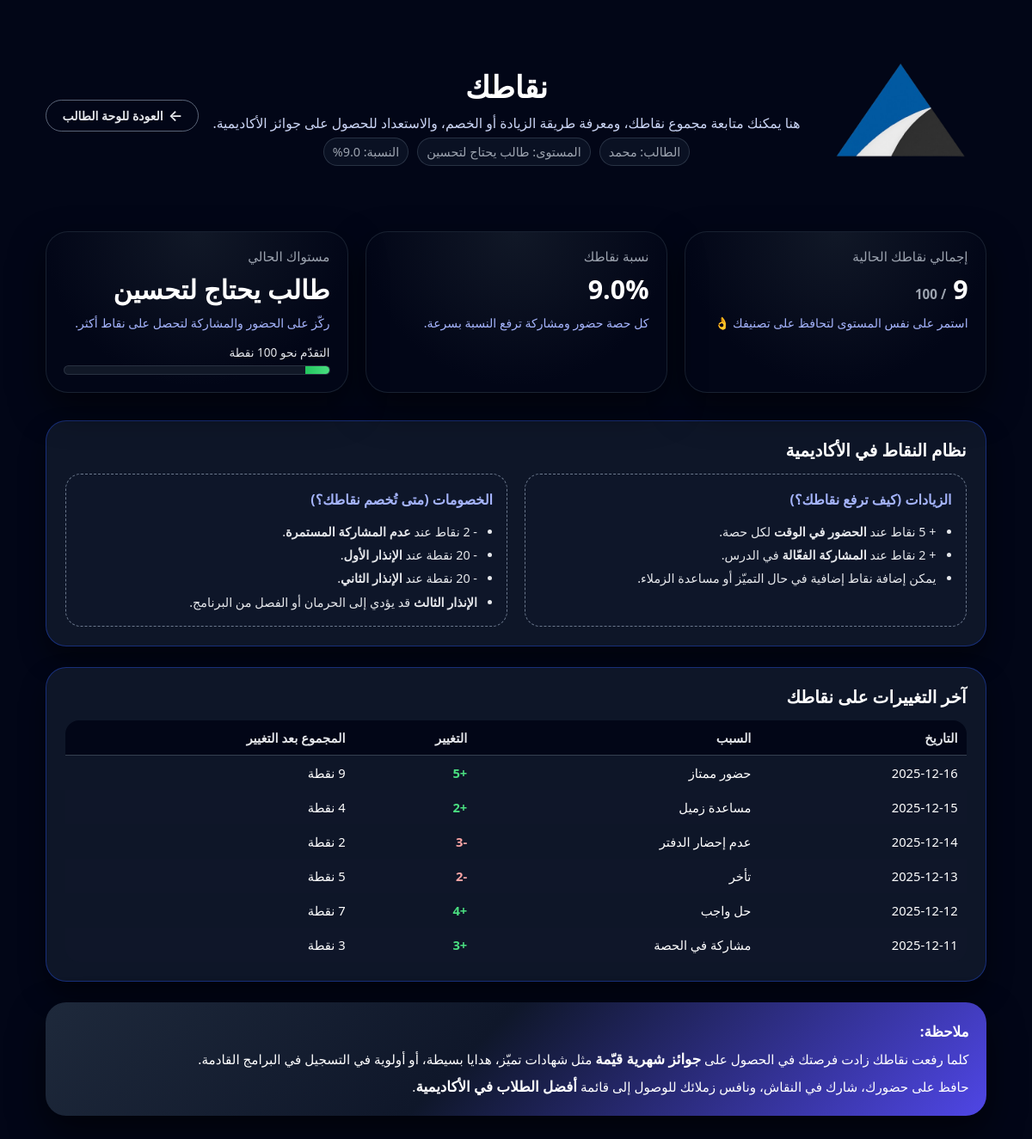
Screenshot of /student/points (signed in) with the database file from the repository.
### models.py (models this page shows)
class PointsMovement(Base):
    __tablename__ = "points_movements"
    id = Column(Integer, primary_key=True, index=True)
    student_id = Column(Integer, ForeignKey("students.id"), nullable=False)
    date = Column(Date, nullable=False)
    reason = Column(String, nullable=False)
    change = Column(Integer, nullable=False)
    total_after = Column(Integer, nullable=True)
    student = relationship("Student", back_populates="points")

### app.py (the view)
@app.route("/student/points")
@require_student
def student_points():
    user = session.get("user") or {}
    student_name = user.get("full_name") or user.get("username", "الطالب")
    student_id = user.get("student_id")
    db = SessionLocal()
    try:
        if not student_id:
            flash("لم يتم تحديد الطالب في الجلسة، أعد تسجيل الدخول.")
            return redirect(url_for("login"))
        moves = (
            db.query(PointsMovement)
            .filter(PointsMovement.student_id == student_id)
            .order_by(PointsMovement.date.desc(), PointsMovement.id.desc())
            .all()
        )
        total_points = (
            db.query(func.coalesce(func.sum(PointsMovement.change), 0))
            .filter(PointsMovement.student_id == student_id)
            .scalar()
        )
        max_points = 100
        percentage = round((total_points / max_points) * 100, 1) if max_points > 0 else 0
        if total_points >= 80:
            level = "طالب متميّز"
        elif total_points >= 50:
            level = "طالب نشيط"
        elif total_points > 0:
            level = "طالب يحتاج لتحسين"
        else:
            level = "لا توجد نقاط بعد"
        return render_template(
            "student_points.html",
            student_name=student_name,
            total_points=total_points,
            max_points=max_points,
            percentage=percentage,
            level=level,
            moves=moves,
        )
    finally:
        db.close()

### app.py (called while the page is built)
@app.teardown_appcontext
def remove_session(exception=None):
    SessionLocal.remove()

def require_student(f):
    @wraps(f)
    def wrapper(*args, **kwargs):
        user = session.get("user")
        if not user or user.get("role") != "student":
            return redirect(url_for("login"))
        return f(*args, **kwargs)
    return wrapper

### templates/student_points.html (shortened to what this page needs)
<!DOCTYPE html>
<html lang="ar" dir="rtl">
<head>
  <link rel="stylesheet" href="{{ url_for('static', filename='css/student_dashboard.css') }}">
</head>
<body>
<div class="points-wrapper">
  <header class="pts-header">
    <div class="pts-logo">
      <img src="{{ url_for('static', filename='assets/logoAA-removebg-preview.png') }}" alt="شعار أكاديمية التقدّم">
    </div>
    <div class="pts-header-center">
      <h1 class="pts-title">نقاطك</h1>
      <p class="pts-subtitle">
        هنا يمكنك متابعة مجموع نقاطك، ومعرفة طريقة الزيادة أو الخصم، والاستعداد للحصول على جوائز الأكاديمية.
      </p>
      <div class="pts-meta">
        <span>الطالب: {{ student_name }}</span>
        <span>المستوى: {{ level }}</span>
        <span>النسبة: {{ percentage }}%</span>
      </div>
    </div>
    <a href="{{ url_for('student_dashboard') }}" class="pts-back-btn">
      <span class="arrow">←</span>
      <span>العودة للوحة الطالب</span>
    </a>
  </header>
  <section class="pts-stats-row">
    <div class="pts-stat-card">
      <div class="pts-stat-label">إجمالي نقاطك الحالية</div>
      <div class="pts-stat-value">
        {{ total_points }} <small>/ {{ max_points }}</small>
      </div>
      <div class="pts-stat-helper">
        استمر على نفس المستوى لتحافظ على تصنيفك 👌
      </div>
    </div>
    <div class="pts-stat-card">
      <div class="pts-stat-label">نسبة نقاطك</div>
      <div class="pts-stat-value">
        {{ percentage }}%
      </div>
      <div class="pts-stat-helper">
        كل حصة حضور ومشاركة ترفع النسبة بسرعة.
      </div>
    </div>
    <div class="pts-stat-card">
      <div class="pts-stat-label">مستواك الحالي</div>
      <div class="pts-stat-value">
        {{ level }}
      </div>
      <div class="pts-stat-helper">
        ركّز على الحضور والمشاركة لتحصل على نقاط أكثر.
      </div>
      {% set safe_percent = percentage %}
      {% if safe_percent < 0 %}{% set safe_percent = 0 %}{% endif %}
      {% if safe_percent > 100 %}{% set safe_percent = 100 %}{% endif %}
      <div class="pts-progress-wrapper">
        <div class="pts-progress-label">التقدّم نحو {{ max_points }} نقطة</div>
        <div class="pts-progress">
          <div class="pts-progress-bar" style="width: {{ safe_percent }}%;"></div>
        </div>
      </div>
    </div>
  </section>
  <section class="pts-section-card">
    <h2 class="pts-section-title">نظام النقاط في الأكاديمية</h2>
    <div class="pts-grid-2">
      <div class="pts-box">
        <h3>الزيادات (كيف ترفع نقاطك؟)</h3>
        <ul>
          <li>+ 5 نقاط عند <strong>الحضور في الوقت</strong> لكل حصة.</li>
          <li>+ 2 نقاط عند <strong>المشاركة الفعّالة</strong> في الدرس.</li>
          <li>يمكن إضافة نقاط إضافية في حال التميّز أو مساعدة الزملاء.</li>
        </ul>
      </div>
      <div class="pts-box">
        <h3>الخصومات (متى تُخصم نقاطك؟)</h3>
        <ul>
          <li>- 2 نقاط عند <strong>عدم المشاركة المستمرة</strong>.</li>
          <li>- 20 نقطة عند <strong>الإنذار الأول</strong>.</li>
          <li>- 20 نقطة عند <strong>الإنذار الثاني</strong>.</li>
          <li><strong>الإنذار الثالث</strong> قد يؤدي إلى الحرمان أو الفصل من البرنامج.</li>
        </ul>
      </div>
    </div>
  </section>
  <section class="pts-section-card">
    <h2 class="pts-section-title">آخر التغييرات على نقاطك</h2>
    <table class="pts-table">
      <thead>
        <tr>
          <th>التاريخ</th>
          <th>السبب</th>
          <th>التغيير</th>
          <th>المجموع بعد التغيير</th>
        </tr>
      </thead>
      <tbody>
        {% if moves is defined and moves %}
          {% for m in moves %}
            <tr>
              <td>{{ m.date.strftime("%Y-%m-%d") if m.date else "—" }}</td>
              <td>{{ m.reason or "—" }}</td>
              <td class="{% if (m.change or 0) >= 0 %}pts-change-positive{% else %}pts-change-negative{% endif %}">
                {% if (m.change or 0) > 0 %}+{% endif %}{{ m.change or 0 }}
              </td>
              <td>
                {% if m.total_after is not none %}
                  {{ m.total_after }} نقطة
                {% else %}
                  <span class="pts-muted">—</span>
                {% endif %}
              </td>
            </tr>
          {% endfor %}
        {% else %}
          <tr>
            <td colspan="4" style="text-align:center; color:#9ca3af;">
              لا توجد حركات نقاط مسجلة حتى الآن.
            </td>
          </tr>
        {% endif %}
      </tbody>
    </table>
  </section>
  <section class="pts-motivation">
    <strong>ملاحظة:</strong><br>
    كلما رفعت نقاطك زادت فرصتك في الحصول على <strong>جوائز شهرية قيّمة</strong>
    مثل شهادات تميّز، هدايا بسيطة، أو أولوية في التسجيل في البرامج القادمة.<br>
    حافظ على حضورك، شارك في النقاش، ونافس زملائك للوصول إلى قائمة
    <strong>أفضل الطلاب في الأكاديمية</strong>.
  </section>
</div>
</body>
</html>

### templates/student_points.html (style rules this page uses)
body { margin: 0; min-height: 100vh; background-color: #020617; color: #ffffff; font-family: "Tajawal", system-ui, -apple-system, BlinkMacSystemFont, "Segoe UI", sans-serif; display: flex; flex-direction: column; }
.points-wrapper { max-width: 1200px; margin: 0 auto; padding: 32px 24px 56px; }
.pts-header { display: flex; align-items: center; justify-content: space-between; gap: 16px; margin-bottom: 32px; }
.pts-logo img { width: 200px; height: auto; }
.pts-header-center { text-align: center; flex: 1; }
.pts-title { font-size: 2.2rem; margin: 0 0 8px; font-weight: 800; }
.pts-subtitle { margin: 0 0 6px; font-size: 0.98rem; color: #cbd5f5; }
.pts-meta { font-size: 0.9rem; color: #9ca3af; display: flex; justify-content: center; gap: 10px; flex-wrap: wrap; }
.pts-meta span { background: rgba(15, 23, 42, 0.7); border: 1px solid rgba(148, 163, 184, 0.22); padding: 6px 10px; border-radius: 999px; }
.pts-back-btn { display: inline-flex; align-items: center; gap: 6px; padding: 8px 18px; border-radius: 999px; border: 1px solid rgba(148, 163, 184, 0.6); background: transparent; color: #e5e7eb; font-size: 14px; font-weight: 600; text-decoration: none; cursor: pointer; transition: 0.25s ease; white-space: nowrap; }
.pts-back-btn span.arrow { font-size: 1.1rem; line-height: 1; }
.pts-stats-row { display: grid; grid-template-columns: repeat(3, minmax(0, 1fr)); gap: 20px; margin-bottom: 32px; }
.pts-stat-card { background: radial-gradient(circle at top, #111827 0, #020617 70%); border-radius: 26px; padding: 18px 20px 20px; box-shadow: 0 18px 40px rgba(0, 0, 0, 0.55); border: 1px solid rgba(31, 41, 55, 0.8); }
.pts-stat-label { font-size: 0.95rem; color: #9ca3af; margin-bottom: 8px; }
.pts-stat-value { font-size: 1.9rem; font-weight: 800; margin-bottom: 6px; display: flex; align-items: baseline; gap: 8px; justify-content: flex-start; flex-wrap: wrap; }
.pts-stat-value small { font-size: 0.95rem; color: #9ca3af; font-weight: 600; }
.pts-stat-helper { font-size: 0.88rem; color: #a5b4fc; line-height: 1.8; }
.pts-progress-wrapper { margin-top: 12px; }
.pts-progress-label { font-size: 0.85rem; margin-bottom: 6px; color: #e5e7eb; }
.pts-progress { height: 9px; border-radius: 999px; background: #111827; overflow: hidden; border: 1px solid rgba(148, 163, 184, 0.18); }
.pts-progress-bar { height: 100%; background: linear-gradient(90deg, #22c55e, #4ade80); width: 0%; transition: width .35s ease; }
.pts-section-card { background: rgba(15, 23, 42, 0.96); border-radius: 24px; padding: 20px 22px 22px; margin-bottom: 24px; box-shadow: 0 16px 30px rgba(0, 0, 0, 0.45); border: 1px solid rgba(30, 64, 175, 0.6); }
.pts-section-title { margin: 0 0 14px; font-size: 1.25rem; font-weight: 700; }
.pts-grid-2 { display: grid; grid-template-columns: repeat(2, minmax(0, 1fr)); gap: 20px; }
.pts-box { background: rgba(15, 23, 42, 0.9); border-radius: 18px; padding: 14px 16px; border: 1px dashed rgba(148, 163, 184, 0.7); font-size: 0.9rem; line-height: 1.9; color: #e5e7eb; }
.pts-box h3 { margin: 0 0 8px; font-size: 1rem; color: #a5b4fc; }
.pts-box ul { margin: 0; padding-right: 18px; list-style: disc; }
.pts-table { width: 100%; border-collapse: collapse; font-size: 0.92rem; overflow: hidden; border-radius: 16px; }
.pts-table thead { background: #020617; }
.pts-table th, .pts-table td { padding: 10px 10px; text-align: right; vertical-align: middle; }
.pts-table th { font-weight: 600; color: #e5e7eb; border-bottom: 1px solid rgba(55, 65, 81, 0.9); }
.pts-table tbody tr:nth-child(even) { background: rgba(15, 23, 42, 0.8); }
.pts-change-positive { color: #4ade80; font-weight: 700; }
.pts-change-negative { color: #fca5a5; font-weight: 700; }
.pts-motivation { margin-top: 8px; background: linear-gradient(135deg, #1e293b 0%, #0f172a 45%, #4f46e5 100%); border-radius: 24px; padding: 18px 20px; box-shadow: 0 18px 40px rgba(0, 0, 0, 0.6); font-size: 0.95rem; line-height: 1.9; }
.pts-motivation strong { font-size: 1.05rem; }

### rows the page displays
PointsMovement: date "2025-12-16", reason "حضور ممتاز", change "5"
PointsMovement: date "2025-12-15", reason "مساعدة زميل", change "2", total_after "4"
PointsMovement: date "2025-12-14", reason "عدم إحضار الدفتر", change "-3"
PointsMovement: date "2025-12-13", reason "تأخر", change "-2"
PointsMovement: date "2025-12-12", reason "حل واجب", change "4", total_after "7"
PointsMovement: date "2025-12-11", reason "مشاركة في الحصة", change "3"

### other values shown
{{ student_name }} "محمد"
{{ level }} "طالب يحتاج لتحسين"
{{ percentage }} "9.0"
{{ total_points }} "9"
{{ max_points }} "100"
